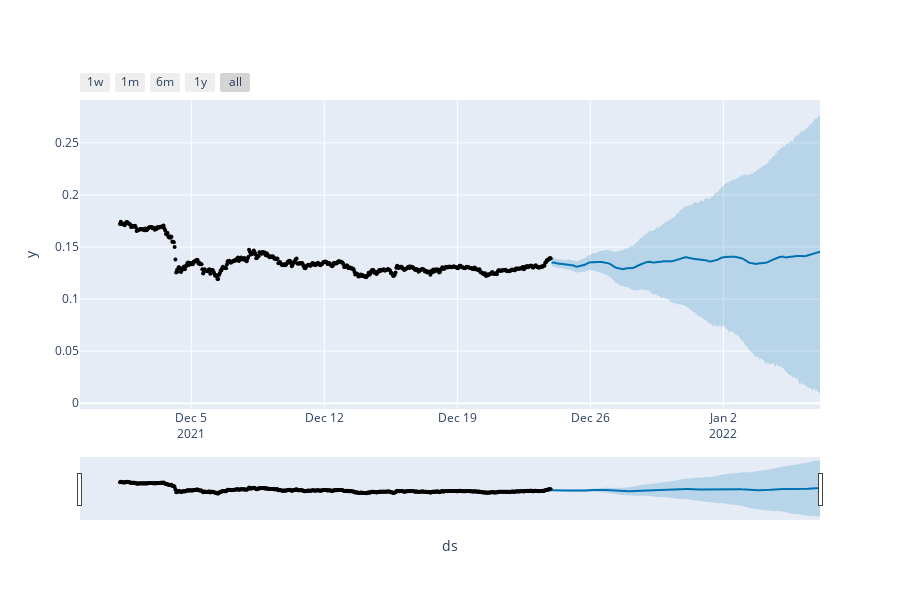

Notebook code cell kept with this figure:
### Code cell
# creat interactive chart
from prophet.plot import plot_plotly
plot_plotly(close, yhat)

### Figure 1 — Plotly figure (JSON) as saved in the notebook; plotly's stock layout.template omitted (floating-point values rounded to 4 significant figures; data arrays with more than 128 entries replaced by an {"elided": "..."} marker saying what was removed)
{"data": [{"marker": {"color": "black", "size": 4}, "mode": "markers", "name": "Actual", "type": "scatter", "x": {"elided": "545 str values"}, "y": {"elided": "545 float values"}}, {"hoverinfo": "skip", "line": {"width": 0}, "mode": "lines", "type": "scatter", "x": {"elided": "340 str values"}, "y": {"elided": "340 float values"}}, {"fill": "tonexty", "fillcolor": "rgba(0, 114, 178, 0.2)", "line": {"color": "#0072B2", "width": 2}, "mode": "lines", "name": "Predicted", "type": "scatter", "x": {"elided": "340 str values"}, "y": {"elided": "340 float values"}}, {"fill": "tonexty", "fillcolor": "rgba(0, 114, 178, 0.2)", "hoverinfo": "skip", "line": {"width": 0}, "mode": "lines", "type": "scatter", "x": {"elided": "340 str values"}, "y": {"elided": "340 float values"}}], "layout": {"height": 600, "showlegend": false, "width": 900, "xaxis": {"rangeselector": {"buttons": [{"count": 7, "label": "1w", "step": "day", "stepmode": "backward"}, {"count": 1, "label": "1m", "step": "month", "stepmode": "backward"}, {"count": 6, "label": "6m", "step": "month", "stepmode": "backward"}, {"count": 1, "label": "1y", "step": "year", "stepmode": "backward"}, {"step": "all"}]}, "rangeslider": {"visible": true}, "title": {"text": "ds"}, "type": "date"}, "yaxis": {"title": {"text": "y"}}}}
